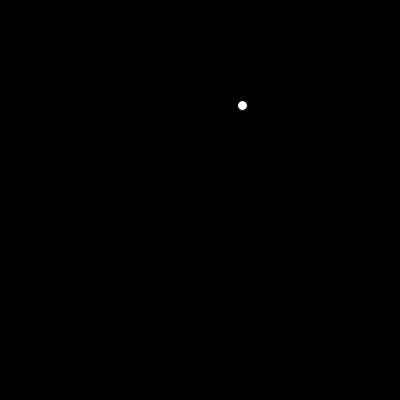
Frame 1 (no input)
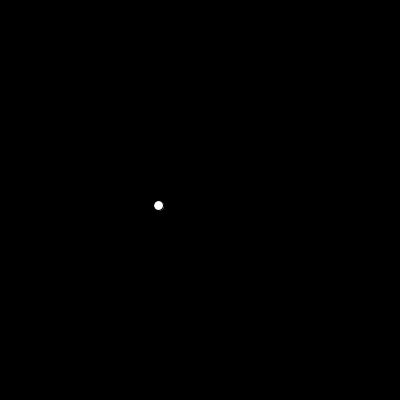
Frame 60 (the mouse pressed at the canvas centre just before this capture)
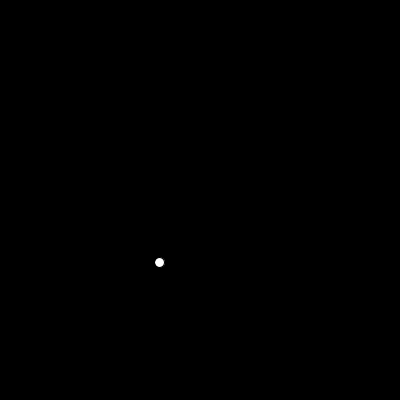
Frame 120 (the mouse held since frame 60 and released just before this capture)

The Processing sketch that drew these frames (run headless with seeded random() and noise(); from frame 60 on, the mouse is pressed at the canvas centre):

// Processing sketch: PerlinNoiseMovingBall
// ── PerlinNoiseMovingBall.pde
float xOffset = 0;
float yOffset = 1000;
void setup() {
	size(400, 400);
}

void draw() {
	background(0);
	var x = map(noise(xOffset), 0, 1, 0, width);
	var y = map(noise(yOffset), 0, 1, 0, height);

	circle(x,y,10);
	xOffset += 0.01;
	yOffset += 0.01;
}
